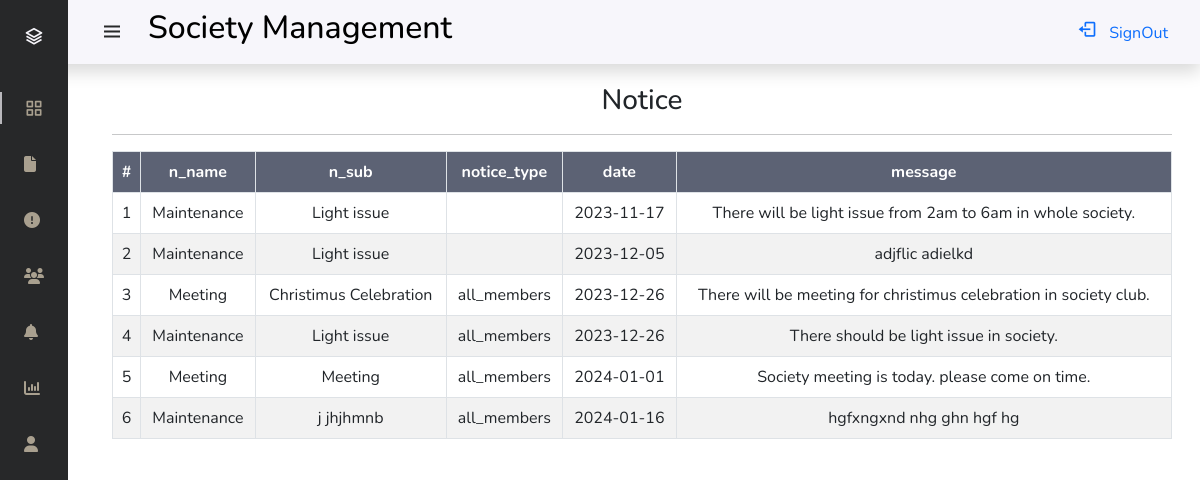
/user_notice.php (signed in), run on the app's committed database.
### tables this page shows
CREATE TABLE `notice` (
  `n_id` int(10) NOT NULL,
  `n_name` char(50) NOT NULL,
  `n_sub` varchar(40) NOT NULL,
  `notice_type` char(20) NOT NULL,
  `member_id` int(10) NOT NULL,
  `date` date NOT NULL,
  `message` varchar(200) NOT NULL
);

### user_notice.php (the view, shortened to what this page needs)
<?php
include 'config.php';
if (isset($_SESSION['mail']) && isset($_SESSION['pwd'])) {
?>
<!DOCTYPE html>
<html lang="en">
<head>
    <link href="https://cdn.jsdelivr.net/npm/bootstrap@5.0.2/dist/css/bootstrap.min.css" rel="stylesheet">
    <link href="https://cdn.jsdelivr.net/npm/boxicons@latest/css/boxicons.min.css" rel="stylesheet">
    <link rel="stylesheet" href="https://cdnjs.cloudflare.com/ajax/libs/font-awesome/4.7.0/css/font-awesome.min.css">
    <link rel="stylesheet" href="./css/stl.css">
</head>
<body id="body-pd">
<?php
include 'functions.php';
?>
<div class="container">
  <h3 class="text-center">Notice</h3>
  <hr>
<?php
$select = "SELECT n_name, n_sub, notice_type, date, message FROM notice WHERE member_id ='$member_id' || member_id = '0'";
    $res = $conn->query($select);
    $arr_data = $res->fetch_all(MYSQLI_ASSOC);
    $fieldinfo = $res->fetch_fields();
    echo '<table class="table table-bordered table-striped table-hover" id="mytable">';
    echo '<tr style="background-color:#61677A; color:white;"><th scope="col">#';
    foreach ($fieldinfo as $val) {
        echo '<th scope="col">' . $val->name . '</th>';
    }
    echo '</tr>';
    $no = 1;
    foreach ($arr_data as $row) {
        echo '<tr class="filter"><td>' . $no++ . '</td>';
        foreach ($row as $key => $value) {
            echo '<td>' . $value . '</td>';
        }
    }
?>
</div>
</body>
</html>
<?php
}
else{
    header('location:user_login.php');
}
?>

### css/stl.css (style rules this page uses)
:root { --header-height: 3rem; --nav-width: 68px; --first-color: #272829; --first-color-light: #E1D4BB; --white-color: #F7F6FB; --body-font: 'Nunito', sans-serif; --normal-font-size: 1rem; --z-fixed: 100 }
*,::before,::after { box-sizing: border-box }
body { position: relative; margin: var(--header-height) 0 0 0; padding: 0 1rem; font-family: var(--body-font); font-size: var(--normal-font-size); transition: .5s }
tr, th { text-align: center; }
.text-center { padding-top: 20px; }
@media screen and (min-width: 768px) { body { margin: calc(var(--header-height) + 1rem) 0 0 0; padding-left: calc(var(--nav-width) + 2rem); } }

### data on the page
notice: n_name "Maintenance", n_sub "Light issue", date "2023-11-17", message "There will be light issue from 2am to 6am in whole society."
notice: n_name "Maintenance", n_sub "Light issue", date "2023-12-05", message "adjflic adielkd"
notice: n_name "Meeting", n_sub "Christimus Celebration", notice_type "all_members", date "2023-12-26", message "There will be meeting for christimus celebration in society club."
notice: n_name "Maintenance", n_sub "Light issue", notice_type "all_members", date "2023-12-26", message "There should be light issue in society."
notice: n_name "Meeting", n_sub "Meeting", notice_type "all_members", date "2024-01-01", message "Society meeting is today. please come on time."
notice: n_name "Maintenance", n_sub "j jhjhmnb", notice_type "all_members", date "2024-01-16", message "hgfxngxnd nhg ghn hgf hg"

### other printed values
$val->name "n_name"
$val->name "n_sub"
$val->name "notice_type"
$val->name "date"
$val->name "message"
